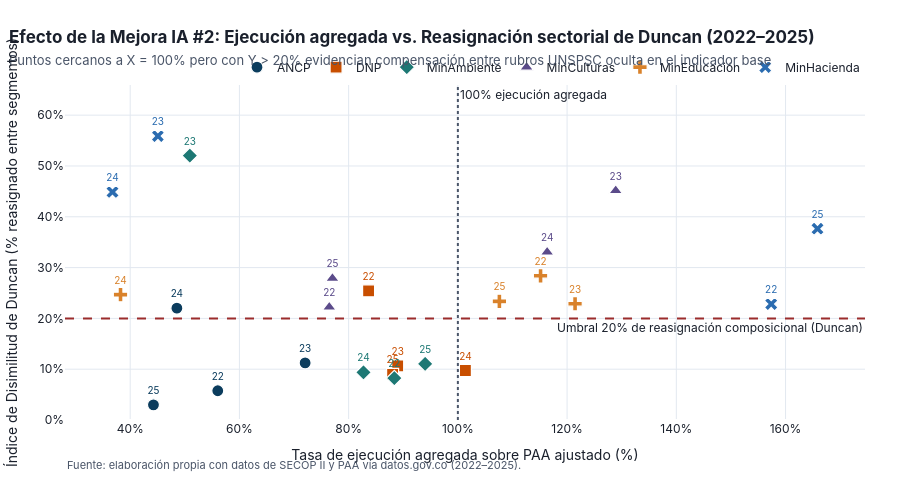

The code cell stored with this chart in its notebook:
### Code cell
fig_r5_duncan = graficar_rubro5_ejecucion_vs_duncan(df_resumen)
fig_r5_duncan

### Figure 1 — Plotly figure (JSON) as saved in the notebook; plotly's stock layout.template omitted (floating-point values rounded to 4 significant figures)
{"data": [{"customdata": [[2022, "81 - Servicios Basados en Ingeniería, Investigación y", 1.65, 42.12], [2023, "80 - Servicios de Gestión, Servicios Profesionales de", 5.08, 48.87], [2024, "81 - Servicios Basados en Ingeniería, Investigación y", 10.32, 40.32], [2025, "80 - Servicios de Gestión, Servicios Profesionales de", 1.04, 56.84]], "hovertemplate": "<b>ANCP (20%{text})</b><br>Ejecución agregada sobre PAA: %{x:.1f}%<br>Índice de Duncan (reasignación UNSPSC): %{y:.1f}%<br>Principal desvío sectorial: %{customdata[1]} (%{customdata[2]:.1f} pp)<br>Ejecutado real (COP 2025): $%{customdata[3]:,.1f} MM<extra></extra>", "marker": {"color": "#0B3C5D", "line": {"color": "white", "width": 1.2}, "size": 12, "symbol": "circle"}, "mode": "markers+text", "name": "ANCP", "text": ["22", "23", "24", "25"], "textfont": {"color": "#0B3C5D", "size": 10}, "textposition": "top center", "type": "scatter", "x": [56.03, 72.03, 48.55, 44.26], "y": [5.76, 11.24, 22.02, 2.98]}, {"customdata": [[2022, "93 - Servicios Políticos y de Asuntos Cívicos", 7.4, 202.3], [2023, "78 - Servicios de Transporte, Almacenaje y Correo", 3.45, 177.2], [2024, "43 - Difusión de Tecnologías de Información y Telecom", 3.77, 231.5], [2025, "80 - Servicios de Gestión, Servicios Profesionales de", 2.96, 163.4]], "hovertemplate": "<b>DNP (20%{text})</b><br>Ejecución agregada sobre PAA: %{x:.1f}%<br>Índice de Duncan (reasignación UNSPSC): %{y:.1f}%<br>Principal desvío sectorial: %{customdata[1]} (%{customdata[2]:.1f} pp)<br>Ejecutado real (COP 2025): $%{customdata[3]:,.1f} MM<extra></extra>", "marker": {"color": "#C84E00", "line": {"color": "white", "width": 1.2}, "size": 12, "symbol": "square"}, "mode": "markers+text", "name": "DNP", "text": ["22", "23", "24", "25"], "textfont": {"color": "#C84E00", "size": 10}, "textposition": "top center", "type": "scatter", "x": [83.65, 88.98, 101.4, 88.05], "y": [25.43, 10.64, 9.74, 9.0]}, {"customdata": [[2022, "77 - Servicios Medioambientales", 1.43, 134.1], [2023, "84 - Servicios Financieros y de Seguros", 25.46, 341.9], [2024, "81 - Servicios Basados en Ingeniería, Investigación y", 2.81, 112.5], [2025, "90 - Servicios de Viajes, Alimentación, Alojamiento y", 4.6, 107.9]], "hovertemplate": "<b>MinAmbiente (20%{text})</b><br>Ejecución agregada sobre PAA: %{x:.1f}%<br>Índice de Duncan (reasignación UNSPSC): %{y:.1f}%<br>Principal desvío sectorial: %{customdata[1]} (%{customdata[2]:.1f} pp)<br>Ejecutado real (COP 2025): $%{customdata[3]:,.1f} MM<extra></extra>", "marker": {"color": "#1D7874", "line": {"color": "white", "width": 1.2}, "size": 12, "symbol": "diamond"}, "mode": "markers+text", "name": "MinAmbiente", "text": ["22", "23", "24", "25"], "textfont": {"color": "#1D7874", "size": 10}, "textposition": "top center", "type": "scatter", "x": [88.36, 50.92, 82.72, 94.01], "y": [8.25, 52.05, 9.38, 11.05]}, {"customdata": [[2022, "93 - Servicios Políticos y de Asuntos Cívicos", 5.08, 237.2], [2023, "81 - Servicios Basados en Ingeniería, Investigación y", 15.76, 583.9], [2024, "93 - Servicios Políticos y de Asuntos Cívicos", 15.39, 794.5], [2025, "82 - Servicios Editoriales, de Diseño, de Artes Grafi", 8.44, 521.5]], "hovertemplate": "<b>MinCulturas (20%{text})</b><br>Ejecución agregada sobre PAA: %{x:.1f}%<br>Índice de Duncan (reasignación UNSPSC): %{y:.1f}%<br>Principal desvío sectorial: %{customdata[1]} (%{customdata[2]:.1f} pp)<br>Ejecutado real (COP 2025): $%{customdata[3]:,.1f} MM<extra></extra>", "marker": {"color": "#5B4B8A", "line": {"color": "white", "width": 1.2}, "size": 12, "symbol": "triangle-up"}, "mode": "markers+text", "name": "MinCulturas", "text": ["22", "23", "24", "25"], "textfont": {"color": "#5B4B8A", "size": 10}, "textposition": "top center", "type": "scatter", "x": [76.46, 128.9, 116.4, 77.03], "y": [22.24, 45.14, 33.05, 27.86]}, {"customdata": [[2022, "81 - Servicios Basados en Ingeniería, Investigación y", 13.63, 329.9], [2023, "72 - Servicios de Edificación, Construcción de Instal", 11.26, 1833.0], [2024, "80 - Servicios de Gestión, Servicios Profesionales de", 11.38, 568.2], [2025, "86 - Servicios Educativos y de Formación", 9.92, 1045.0]], "hovertemplate": "<b>MinEducación (20%{text})</b><br>Ejecución agregada sobre PAA: %{x:.1f}%<br>Índice de Duncan (reasignación UNSPSC): %{y:.1f}%<br>Principal desvío sectorial: %{customdata[1]} (%{customdata[2]:.1f} pp)<br>Ejecutado real (COP 2025): $%{customdata[3]:,.1f} MM<extra></extra>", "marker": {"color": "#D9822B", "line": {"color": "white", "width": 1.2}, "size": 12, "symbol": "cross"}, "mode": "markers+text", "name": "MinEducación", "text": ["22", "23", "24", "25"], "textfont": {"color": "#D9822B", "size": 10}, "textposition": "top center", "type": "scatter", "x": [115.1, 121.5, 38.23, 107.6], "y": [28.38, 22.88, 24.68, 23.35]}, {"customdata": [[2022, "81 - Servicios Basados en Ingeniería, Investigación y", 5.49, 139.3], [2023, "84 - Servicios Financieros y de Seguros", 17.83, 244.0], [2024, "84 - Servicios Financieros y de Seguros", 22.08, 230.9], [2025, "84 - Servicios Financieros y de Seguros", 15.61, 185.6]], "hovertemplate": "<b>MinHacienda (20%{text})</b><br>Ejecución agregada sobre PAA: %{x:.1f}%<br>Índice de Duncan (reasignación UNSPSC): %{y:.1f}%<br>Principal desvío sectorial: %{customdata[1]} (%{customdata[2]:.1f} pp)<br>Ejecutado real (COP 2025): $%{customdata[3]:,.1f} MM<extra></extra>", "marker": {"color": "#2B6CB0", "line": {"color": "white", "width": 1.2}, "size": 12, "symbol": "x"}, "mode": "markers+text", "name": "MinHacienda", "text": ["22", "23", "24", "25"], "textfont": {"color": "#2B6CB0", "size": 10}, "textposition": "top center", "type": "scatter", "x": [157.4, 45.07, 36.76, 165.9], "y": [22.82, 55.88, 44.88, 37.65]}], "layout": {"annotations": [{"showarrow": false, "text": "100% ejecución agregada", "x": 100, "xanchor": "left", "xref": "x", "y": 1, "yanchor": "top", "yref": "y domain"}, {"showarrow": false, "text": "Umbral 20% de reasignación composicional (Duncan)", "x": 1, "xanchor": "right", "xref": "x domain", "y": 20, "yanchor": "top", "yref": "y"}, {"font": {"color": "#4A5568", "size": 11}, "showarrow": false, "text": "Fuente: elaboración propia con datos de SECOP II y PAA vía datos.gov.co (2022–2025).", "x": 0.0, "xanchor": "left", "xref": "paper", "y": -0.16, "yref": "paper"}], "font": {"color": "#1A202C", "family": "Inter, Arial, sans-serif", "size": 12}, "height": 500, "hoverlabel": {"bgcolor": "white", "font": {"family": "Inter, Arial, sans-serif", "size": 12}}, "legend": {"font": {"size": 12}, "orientation": "h", "x": 1.0, "xanchor": "right", "y": 1.01, "yanchor": "bottom"}, "margin": {"b": 80, "l": 60, "r": 35, "t": 85}, "paper_bgcolor": "white", "plot_bgcolor": "white", "shapes": [{"line": {"color": "#4A5568", "dash": "dot"}, "type": "line", "x0": 100, "x1": 100, "xref": "x", "y0": 0, "y1": 1, "yref": "y domain"}, {"line": {"color": "#9B2C2C", "dash": "dash"}, "type": "line", "x0": 0, "x1": 1, "xref": "x domain", "y0": 20, "y1": 20, "yref": "y"}], "title": {"font": {"color": "#1A202C", "size": 17}, "text": "<b>Efecto de la Mejora IA #2: Ejecución agregada vs. Reasignación sectorial de Duncan (2022–2025)</b><br><span style='font-size:13px;color:#4A5568'>Puntos cercanos a X = 100% pero con Y > 20% evidencian compensación entre rubros UNSPSC oculta en el indicador base</span>", "x": 0.01, "xanchor": "left"}, "xaxis": {"gridcolor": "#E2E8F0", "ticksuffix": "%", "title": {"text": "Tasa de ejecución agregada sobre PAA ajustado (%)"}}, "yaxis": {"gridcolor": "#E2E8F0", "range": [0, 65.94], "ticksuffix": "%", "title": {"text": "Índice de Disimilitud de Duncan (% reasignado entre segmentos)"}}}}
